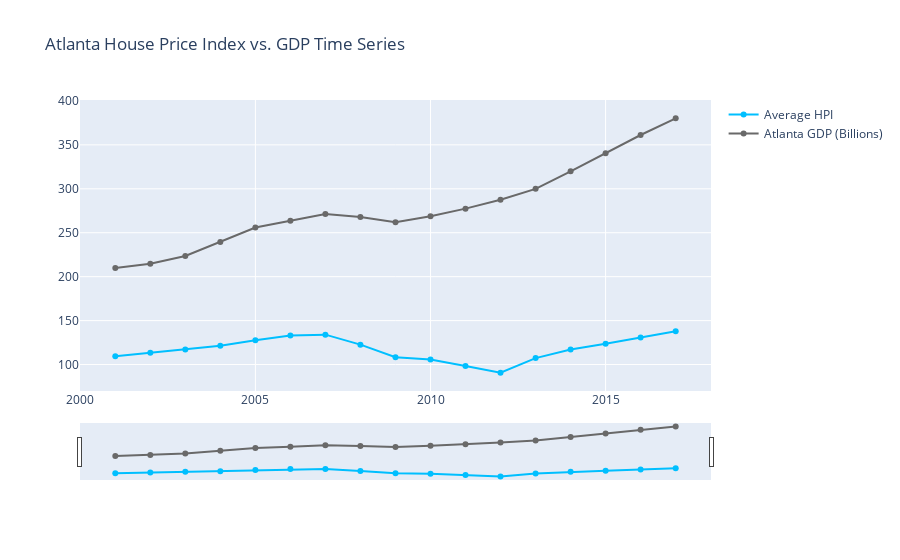

The cell this chart's notebook holds for it:
### Code cell
fig = go.Figure()
fig.add_trace(go.Scatter(x=merge_data.Date, y=merge_data['Average HPI'], name="Average HPI",
                         line_color='deepskyblue'))

fig.add_trace(go.Scatter(x=merge_data.Date, y=merge_data['Atlanta GDP (Billions)'], name="Atlanta GDP (Billions)",
                         line_color='dimgray'))

fig.update_layout(title_text='Atlanta House Price Index vs. GDP Time Series',
                  xaxis_rangeslider_visible=True)

fig.show()

### Figure 1 — Plotly figure (JSON) as saved in the notebook; plotly's stock layout.template omitted (floating-point values rounded to 4 significant figures)
{"data": [{"line": {"color": "deepskyblue"}, "name": "Average HPI", "type": "scatter", "x": ["2001-01-01T00:00:00", "2002-01-01T00:00:00", "2003-01-01T00:00:00", "2004-01-01T00:00:00", "2005-01-01T00:00:00", "2006-01-01T00:00:00", "2007-01-01T00:00:00", "2008-01-01T00:00:00", "2009-01-01T00:00:00", "2010-01-01T00:00:00", "2011-01-01T00:00:00", "2012-01-01T00:00:00", "2013-01-01T00:00:00", "2014-01-01T00:00:00", "2015-01-01T00:00:00", "2016-01-01T00:00:00", "2017-01-01T00:00:00"], "y": [109.4, 113.5, 117.2, 121.4, 127.6, 133.1, 134.0, 122.6, 108.4, 105.8, 98.39, 90.7, 107.3, 117.2, 123.6, 130.9, 138.0]}, {"line": {"color": "dimgray"}, "name": "Atlanta GDP (Billions)", "type": "scatter", "x": ["2001-01-01T00:00:00", "2002-01-01T00:00:00", "2003-01-01T00:00:00", "2004-01-01T00:00:00", "2005-01-01T00:00:00", "2006-01-01T00:00:00", "2007-01-01T00:00:00", "2008-01-01T00:00:00", "2009-01-01T00:00:00", "2010-01-01T00:00:00", "2011-01-01T00:00:00", "2012-01-01T00:00:00", "2013-01-01T00:00:00", "2014-01-01T00:00:00", "2015-01-01T00:00:00", "2016-01-01T00:00:00", "2017-01-01T00:00:00"], "y": [209.7, 214.8, 223.5, 239.6, 256.0, 263.6, 271.3, 268.0, 261.8, 268.7, 277.4, 287.6, 299.9, 319.9, 340.3, 361.2, 380.2]}], "layout": {"title": {"text": "Atlanta House Price Index vs. GDP Time Series"}, "xaxis": {"rangeslider": {"visible": true}}}}
